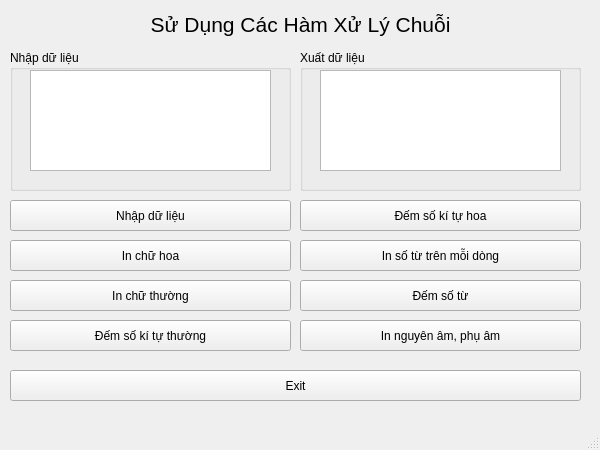
<?xml version="1.0" encoding="UTF-8"?>
<ui version="4.0">
 <class>MainWindow</class>
 <widget class="QMainWindow" name="MainWindow">
  <property name="geometry">
   <rect>
    <x>0</x>
    <y>0</y>
    <width>600</width>
    <height>450</height>
   </rect>
  </property>
  <property name="maximumSize">
   <size>
    <width>600</width>
    <height>450</height>
   </size>
  </property>
  <property name="windowTitle">
   <string>MainWindow</string>
  </property>
  <widget class="QWidget" name="centralwidget">
   <widget class="QGroupBox" name="groupBox">
    <property name="geometry">
     <rect>
      <x>10</x>
      <y>50</y>
      <width>281</width>
      <height>141</height>
     </rect>
    </property>
    <property name="title">
     <string>Nhập dữ liệu</string>
    </property>
    <widget class="QTextEdit" name="textEdit_nhap">
     <property name="geometry">
      <rect>
       <x>20</x>
       <y>20</y>
       <width>241</width>
       <height>101</height>
      </rect>
     </property>
    </widget>
   </widget>
   <widget class="QGroupBox" name="groupBox_2">
    <property name="geometry">
     <rect>
      <x>300</x>
      <y>50</y>
      <width>281</width>
      <height>141</height>
     </rect>
    </property>
    <property name="title">
     <string>Xuất dữ liệu</string>
    </property>
    <widget class="QTextEdit" name="textEdit_xuat">
     <property name="geometry">
      <rect>
       <x>20</x>
       <y>20</y>
       <width>241</width>
       <height>101</height>
      </rect>
     </property>
    </widget>
   </widget>
   <widget class="QPushButton" name="pushButton_nhap">
    <property name="geometry">
     <rect>
      <x>10</x>
      <y>200</y>
      <width>281</width>
      <height>31</height>
     </rect>
    </property>
    <property name="text">
     <string>Nhập dữ liệu</string>
    </property>
   </widget>
   <widget class="QPushButton" name="pushButton_demhoa">
    <property name="geometry">
     <rect>
      <x>300</x>
      <y>200</y>
      <width>281</width>
      <height>31</height>
     </rect>
    </property>
    <property name="text">
     <string>Đếm số kí tự hoa</string>
    </property>
   </widget>
   <widget class="QPushButton" name="pushButton_inhoa">
    <property name="geometry">
     <rect>
      <x>10</x>
      <y>240</y>
      <width>281</width>
      <height>31</height>
     </rect>
    </property>
    <property name="text">
     <string>In chữ hoa</string>
    </property>
   </widget>
   <widget class="QPushButton" name="pushButton_insotu">
    <property name="geometry">
     <rect>
      <x>300</x>
      <y>240</y>
      <width>281</width>
      <height>31</height>
     </rect>
    </property>
    <property name="text">
     <string>In số từ trên mỗi dòng</string>
    </property>
   </widget>
   <widget class="QPushButton" name="pushButton_inthuong">
    <property name="geometry">
     <rect>
      <x>10</x>
      <y>280</y>
      <width>281</width>
      <height>31</height>
     </rect>
    </property>
    <property name="text">
     <string>In chữ thường</string>
    </property>
   </widget>
   <widget class="QPushButton" name="pushButton_demsotu">
    <property name="geometry">
     <rect>
      <x>300</x>
      <y>280</y>
      <width>281</width>
      <height>31</height>
     </rect>
    </property>
    <property name="text">
     <string>Đếm số từ</string>
    </property>
   </widget>
   <widget class="QPushButton" name="pushButton_demthuong">
    <property name="geometry">
     <rect>
      <x>10</x>
      <y>320</y>
      <width>281</width>
      <height>31</height>
     </rect>
    </property>
    <property name="text">
     <string>Đếm số kí tự thường</string>
    </property>
   </widget>
   <widget class="QPushButton" name="pushButton_inNAPA">
    <property name="geometry">
     <rect>
      <x>300</x>
      <y>320</y>
      <width>281</width>
      <height>31</height>
     </rect>
    </property>
    <property name="text">
     <string>In nguyên âm, phụ âm</string>
    </property>
   </widget>
   <widget class="QPushButton" name="pushButton_exit">
    <property name="geometry">
     <rect>
      <x>10</x>
      <y>370</y>
      <width>571</width>
      <height>31</height>
     </rect>
    </property>
    <property name="text">
     <string>Exit</string>
    </property>
   </widget>
   <widget class="QLabel" name="label">
    <property name="geometry">
     <rect>
      <x>50</x>
      <y>9</y>
      <width>501</width>
      <height>31</height>
     </rect>
    </property>
    <property name="font">
     <font>
      <pointsize>16</pointsize>
     </font>
    </property>
    <property name="text">
     <string>Sử Dụng Các Hàm Xử Lý Chuỗi</string>
    </property>
    <property name="alignment">
     <set>Qt::AlignCenter</set>
    </property>
   </widget>
  </widget>
  <widget class="QMenuBar" name="menubar">
   <property name="geometry">
    <rect>
     <x>0</x>
     <y>0</y>
     <width>600</width>
     <height>21</height>
    </rect>
   </property>
  </widget>
  <widget class="QStatusBar" name="statusbar"/>
 </widget>
 <resources/>
 <connections/>
</ui>
